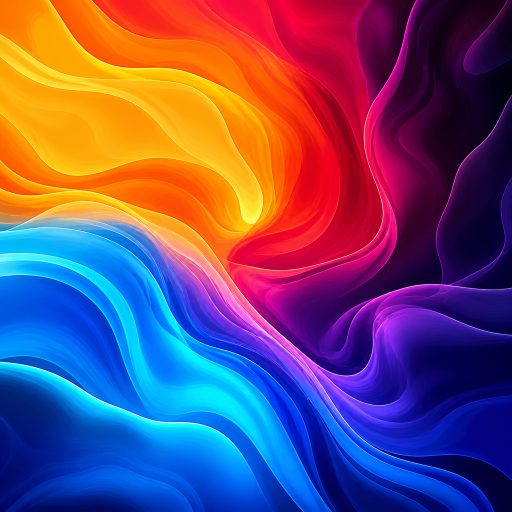
#> input picture docs/assets/wave-bg-240.png, 1024 x 1024 px (shown at 1/2 size)
$ python png_to_wave.py
#> lines starting #> are read from the running program, lines starting #| are printed output that depends on the picture
"""Convert wallpaper PNGs to firmware RGB565 blobs."""
from __future__ import annotations

import argparse
from pathlib import Path

from PIL import Image

ROOT = Path(__file__).resolve().parents[1]
ASSETS = ROOT.parent / "docs" / "assets"
OUT_DIR = ROOT / "src" / "assets" / "wave"
W = 240
H = 240

WALLS = [
    ("wave", "wall-wave-240.png"),
    ("ember", "wall-ember-240.png"),
    ("ink", "wall-ink-240.png"),
    ("phosphor", "wall-phosphor-240.png"),
    ("night", "wall-night-240.png"),
    ("stone", "wall-stone-240.png"),
]


def rgb565(r: int, g: int, b: int) -> int:
    return ((r & 0xF8) << 8) | ((g & 0xFC) << 3) | (b >> 3)


def convert_png(src: Path, dst: Path) -> None:
    im = Image.open(src).convert("RGB").resize((W, H), Image.Resampling.LANCZOS)
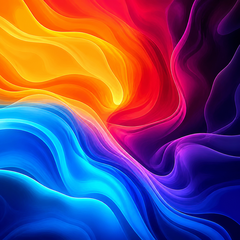
#> im: PIL image 240x240 RGB; mean R, G, B 108.1, 73.7, 111.4
    blob = bytearray()
    for r, g, b in im.getdata():
        v = rgb565(r, g, b)
        blob.append(v & 0xFF)
        blob.append(v >> 8)
#> this loop made 57600 passes
#> (r, g, b, v) on passes 1 to 3: (251, 115, 1, 64384), (252, 116, 0, 64416), (252, 116, 0, 64416)
    dst.write_bytes(blob)
    print("wrote", dst, len(blob), "bytes")
#| wrote firmware/src/assets/wave/wave.rgb565 115200 bytes


def main() -> None:
    ap = argparse.ArgumentParser()
    ap.add_argument("--all", action="store_true", help="convert all six wallpapers")
    ap.add_argument("png", nargs="?", help="single PNG path")
    ap.add_argument("-o", "--out", help="output .rgb565 path")
    args = ap.parse_args()

    OUT_DIR.mkdir(parents=True, exist_ok=True)

    if args.all:
        for stem, png_name in WALLS:
            src = ASSETS / png_name
            if not src.exists():
                raise SystemExit(f"missing {src} — run gen_walls.py first")
            convert_png(src, OUT_DIR / f"{stem}.rgb565")
        return

    # Legacy single-file mode
    if args.png:
        src = Path(args.png)
    else:
        src = ASSETS / "wave-bg-240.png"
    out = Path(args.out) if args.out else OUT_DIR / "wave.rgb565"
    convert_png(src, out)


if __name__ == "__main__":
    main()
